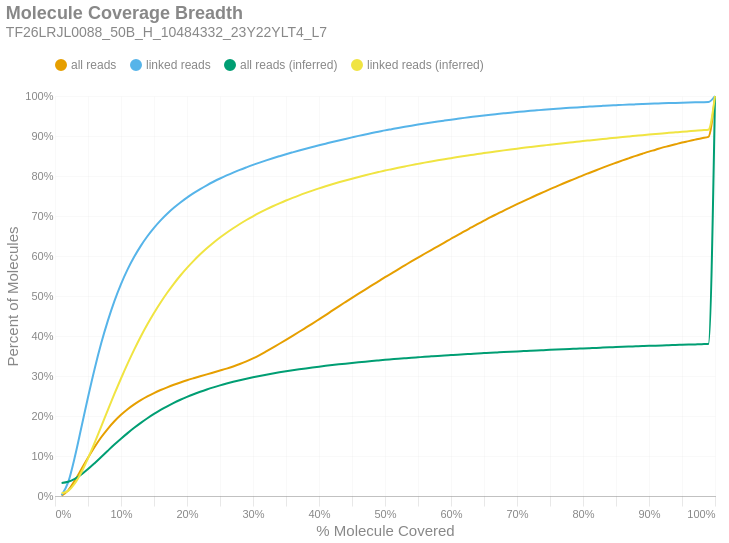

Notebook code for this chart:
### Markdown cell above
### Molecule Read Coverage
This chart shows molecule coverage breadth as computed by the number of bases aligned to that molecule. In other words, "*how much of each unique long molecule is actually sequenced/aligned?*" Keep in mind there is a distinction between sequences and alignments, since some sequences belonging to a particular molecule may not align well and wouldn't appear in the alignment data. This chart also shows molecule coverage breadth as computed by the *inferred fragment* from which the aligned sequences originate. Unlike read coverage, this calculation takes into account the total insert size, including unsequenced gaps between the forward and reverse reads. Like the previous figures, these are cumulative percents.

### Code cell
if SKIPLR:
    print_html(f"Skipped")
else:
    binned_df = consolidated_hist(valids['coverage_bp'], mask, 0.01, True)
    binned_df_inf = consolidated_hist(valids['coverage_inserts'], mask, 0.01, True)
    binned_df = binned_df.with_columns(pl.lit(binned_df_inf['all reads (cumsum)']).alias('all reads (inferred)'))
    binned_df = binned_df.with_columns(pl.lit(binned_df_inf['linked reads (cumsum)']).alias('linked reads (inferred)'))
    binned_df = binned_df.with_columns(
        (pl.col('bin').cast(pl.Float64) + 0.01).alias('right_edge')
    )

    with SafeRender(binned_df):
        (
            density_plot(binned_df, 'Molecule Coverage Breadth', samplename, 'molcov', ['all reads (inferred)','linked reads (inferred)'])
            .encode(
                #x=alt.X('bin:Q', title="% Molecule Covered").axis(format = '%').scale(padding=0),
                x=alt.X('right_edge:Q', title="% Molecule Covered").axis(format='%').scale(padding=0),
                y=alt.Y('value:Q', title='Percent of Molecules')
                    .axis(format='%')
                    .stack(False)
                    .scale(domainMin=0, padding=0),
                color=alt.Color("key:N").scale(domain = ["all reads", "linked reads", "all reads (inferred)", "linked reads (inferred)"]),
                tooltip = [
                    alt.Tooltip("key:N", title = "Data Type"),
                    alt.Tooltip("range_label:N", title="% Molecule Covered"),
                    alt.Tooltip("value:Q", format = ".2%", title="% Molecules")
                ]
            )
        ).display()

### Figure 1 — Vega-Lite specification as saved in the notebook (floating-point values rounded to 4 significant figures)
{"width": "container", "height": 400, "config": {"title": {"anchor": "start", "dy": -15, "fontSize": 18, "color": "#888888", "subtitleColor": "#888888", "subtitleFontSize": 14}, "arc": {"fill": "#0072B2"}, "axis": {"domainColor": "#888888", "domainWidth": 0.5, "gridWidth": 0.2, "grid": false, "titleFontWeight": 400, "titleFontSize": 15, "labelFontSize": 11, "labelColor": "#888888", "tickColor": "#888888", "tickWidth": 0.2, "titleColor": "#888888"}, "axisBand": {"grid": false}, "axisX": {"grid": true, "tickSize": 10, "domainCap": "round"}, "axisY": {"domain": false, "grid": true, "tickSize": 0, "domainCap": "round"}, "background": "transparent", "header": {"labelFontSize": 15, "labelColor": "#888888", "titleFontSize": 15, "titleFontWeight": 600, "titleColor": "#888888"}, "legend": {"labelFont": "sans-serif", "labelFontSize": 12, "labelColor": "#888888", "symbolSize": 100, "symbolType": "circle", "titleFontSize": 12, "titlePadding": 10, "titleColor": "#888888", "title": null, "orient": "top"}, "range": {"category": ["#E69F00", "#56B4E9", "#009E73", "#F0E442", "#0072B2", "#D55E00", "#CC79A7", "#000000"], "diverging": ["#cfe8f3", "#a2d4ec", "#73bfe2", "#46abdb", "#1696d2", "#12719e"]}, "area": {"fill": "#0072B2", "fillOpacity": 0.7, "line": true, "strokeOpacity": 0.7}, "line": {"color": "#0072B2", "stroke": "#0072B2", "strokeWidth": 2}, "trail": {"color": "#0072B2", "stroke": "#0072B2", "strokeWidth": 0, "size": 1}, "point": {"filled": true, "fillOpacity": 1.0, "size": 95}, "text": {"color": "#888888", "fontSize": 11, "align": "right", "fontWeight": 400, "size": 11}, "bar": {"fill": "#0072B2", "stroke": null}, "view": {"stroke": null, "continuousWidth": 660, "continuousHeight": 400}}, "data": {"name": "data-db78d2a52e9b734154b131627a3f8d5e"}, "mark": {"type": "line", "interpolate": "monotone", "point": {"opacity": 0, "size": 275}}, "encoding": {"color": {"field": "key", "scale": {"domain": ["all reads", "linked reads", "all reads (inferred)", "linked reads (inferred)"]}, "type": "nominal"}, "tooltip": [{"field": "key", "title": "Data Type", "type": "nominal"}, {"field": "range_label", "title": "% Molecule Covered", "type": "nominal"}, {"field": "value", "format": ".2%", "title": "% Molecules", "type": "quantitative"}], "x": {"axis": {"format": "%"}, "field": "right_edge", "scale": {"padding": 0}, "title": "% Molecule Covered", "type": "quantitative"}, "y": {"axis": {"format": "%"}, "field": "value", "scale": {"domainMin": 0, "padding": 0}, "stack": false, "title": "Percent of Molecules", "type": "quantitative"}}, "params": [{"name": "param_c36ac31b6afebe62", "select": {"type": "point", "fields": ["key"]}, "bind": "legend"}], "title": {"text": "Molecule Coverage Breadth", "subtitle": "TF26LRJL0088_50B_H_10484332_23Y22YLT4_L7"}, "transform": [{"fold": ["all reads (cumsum)", "linked reads (cumsum)", "all reads (inferred)", "linked reads (inferred)"]}, {"calculate": "replace(datum.key, ' (cumsum)', '')", "as": "key"}, {"filter": {"param": "param_c36ac31b6afebe62"}}], "usermeta": {"embedOptions": {"downloadFileName": "TF26LRJL0088_50B_H_10484332_23Y22YLT4_L7.molcov"}}, "$schema": "https://vega.github.io/schema/vega-lite/v6.4.1.json", "datasets": {"data-db78d2a52e9b734154b131627a3f8d5e": [{"bin": "0.0", "interval": "0.0-0.01", "all reads": 0.0009445, "linked reads": 0.001794, "all reads (cumsum)": 0.0009445, "linked reads (cumsum)": 0.001794, "range_label": "0.0-0.01", "all reads (inferred)": 0.03273, "linked reads (inferred)": 0.006664, "right_edge": 0.01}, {"bin": "0.01", "interval": "0.01-0.02", "all reads": 0.01324, "linked reads": 0.03279, "all reads (cumsum)": 0.01418, "linked reads (cumsum)": 0.03458, "range_label": "0.01-0.02", "all reads (inferred)": 0.03553, "linked reads (inferred)": 0.01281, "right_edge": 0.02}, {"bin": "0.02", "interval": "0.02-0.03", "all reads": 0.02441, "linked reads": 0.06276, "all reads (cumsum)": 0.0386, "linked reads (cumsum)": 0.09735, "range_label": "0.02-0.03", "all reads (inferred)": 0.04288, "linked reads (inferred)": 0.03115, "right_edge": 0.03}, {"bin": "0.03", "interval": "0.03-0.04", "all reads": 0.02846, "linked reads": 0.07442, "all reads (cumsum)": 0.06706, "linked reads (cumsum)": 0.1718, "range_label": "0.03-0.04", "all reads (inferred)": 0.05382, "linked reads (inferred)": 0.05923, "right_edge": 0.04}, {"bin": "0.04", "interval": "0.04-0.05", "all reads": 0.0286, "linked reads": 0.07514, "all reads (cumsum)": 0.09566, "linked reads (cumsum)": 0.2469, "range_label": "0.04-0.05", "all reads (inferred)": 0.0673, "linked reads (inferred)": 0.09415, "right_edge": 0.05}, {"bin": "0.05", "interval": "0.05-0.06", "all reads": 0.02691, "linked reads": 0.07087, "all reads (cumsum)": 0.1226, "linked reads (cumsum)": 0.3178, "range_label": "0.05-0.06", "all reads (inferred)": 0.08212, "linked reads (inferred)": 0.1329, "right_edge": 0.06}, {"bin": "0.06", "interval": "0.06-0.07", "all reads": 0.02426, "linked reads": 0.06397, "all reads (cumsum)": 0.1468, "linked reads (cumsum)": 0.3817, "range_label": "0.06-0.07", "all reads (inferred)": 0.09754, "linked reads (inferred)": 0.1735, "right_edge": 0.07}, {"bin": "0.07", "interval": "0.07-0.08", "all reads": 0.02125, "linked reads": 0.05603, "all reads (cumsum)": 0.1681, "linked reads (cumsum)": 0.4378, "range_label": "0.07-0.08", "all reads (inferred)": 0.1131, "linked reads (inferred)": 0.2146, "right_edge": 0.08}, {"bin": "0.08", "interval": "0.08-0.09", "all reads": 0.01874, "linked reads": 0.04942, "all reads (cumsum)": 0.1868, "linked reads (cumsum)": 0.4872, "range_label": "0.08-0.09", "all reads (inferred)": 0.1285, "linked reads (inferred)": 0.2551, "right_edge": 0.09}, {"bin": "0.09", "interval": "0.09-0.1", "all reads": 0.01618, "linked reads": 0.04254, "all reads (cumsum)": 0.203, "linked reads (cumsum)": 0.5297, "range_label": "0.09-0.1", "all reads (inferred)": 0.1432, "linked reads (inferred)": 0.2937, "right_edge": 0.1}, {"bin": "0.1", "interval": "0.1-0.11", "all reads": 0.014, "linked reads": 0.03671, "all reads (cumsum)": 0.217, "linked reads (cumsum)": 0.5664, "range_label": "0.1-0.11", "all reads (inferred)": 0.1572, "linked reads (inferred)": 0.3309, "right_edge": 0.11}, {"bin": "0.11", "interval": "0.11-0.12", "all reads": 0.01208, "linked reads": 0.03156, "all reads (cumsum)": 0.2291, "linked reads (cumsum)": 0.598, "range_label": "0.11-0.12", "all reads (inferred)": 0.1705, "linked reads (inferred)": 0.3659, "right_edge": 0.12}, {"bin": "0.12", "interval": "0.12-0.13", "all reads": 0.01057, "linked reads": 0.02737, "all reads (cumsum)": 0.2396, "linked reads (cumsum)": 0.6254, "range_label": "0.12-0.13", "all reads (inferred)": 0.1829, "linked reads (inferred)": 0.3988, "right_edge": 0.13}, {"bin": "0.13", "interval": "0.13-0.14", "all reads": 0.009392, "linked reads": 0.02399, "all reads (cumsum)": 0.249, "linked reads (cumsum)": 0.6494, "range_label": "0.13-0.14", "all reads (inferred)": 0.1945, "linked reads (inferred)": 0.4293, "right_edge": 0.14}, {"bin": "0.14", "interval": "0.14-0.15", "all reads": 0.00836, "linked reads": 0.02104, "all reads (cumsum)": 0.2574, "linked reads (cumsum)": 0.6704, "range_label": "0.14-0.15", "all reads (inferred)": 0.2052, "linked reads (inferred)": 0.4575, "right_edge": 0.15}, {"bin": "0.15", "interval": "0.15-0.16", "all reads": 0.00755, "linked reads": 0.01869, "all reads (cumsum)": 0.2649, "linked reads (cumsum)": 0.6891, "range_label": "0.15-0.16", "all reads (inferred)": 0.2151, "linked reads (inferred)": 0.4839, "right_edge": 0.16}, {"bin": "0.16", "interval": "0.16-0.17", "all reads": 0.006787, "linked reads": 0.01652, "all reads (cumsum)": 0.2717, "linked reads (cumsum)": 0.7056, "range_label": "0.16-0.17", "all reads (inferred)": 0.2243, "linked reads (inferred)": 0.5082, "right_edge": 0.17}, {"bin": "0.17", "interval": "0.17-0.18", "all reads": 0.006286, "linked reads": 0.01489, "all reads (cumsum)": 0.278, "linked reads (cumsum)": 0.7205, "range_label": "0.17-0.18", "all reads (inferred)": 0.2328, "linked reads (inferred)": 0.5306, "right_edge": 0.18}, {"bin": "0.18", "interval": "0.18-0.19", "all reads": 0.005816, "linked reads": 0.01338, "all reads (cumsum)": 0.2838, "linked reads (cumsum)": 0.7339, "range_label": "0.18-0.19", "all reads (inferred)": 0.2406, "linked reads (inferred)": 0.5512, "right_edge": 0.19}, {"bin": "0.19", "interval": "0.19-0.2", "all reads": 0.005478, "linked reads": 0.01221, "all reads (cumsum)": 0.2893, "linked reads (cumsum)": 0.7461, "range_label": "0.19-0.2", "all reads (inferred)": 0.2478, "linked reads (inferred)": 0.5702, "right_edge": 0.2}, {"bin": "0.2", "interval": "0.2-0.21", "all reads": 0.005087, "linked reads": 0.01105, "all reads (cumsum)": 0.2944, "linked reads (cumsum)": 0.7571, "range_label": "0.2-0.21", "all reads (inferred)": 0.2545, "linked reads (inferred)": 0.5879, "right_edge": 0.21}, {"bin": "0.21", "interval": "0.21-0.22", "all reads": 0.004919, "linked reads": 0.01025, "all reads (cumsum)": 0.2993, "linked reads (cumsum)": 0.7674, "range_label": "0.21-0.22", "all reads (inferred)": 0.2607, "linked reads (inferred)": 0.6042, "right_edge": 0.22}, {"bin": "0.22", "interval": "0.22-0.23", "all reads": 0.00483, "linked reads": 0.009485, "all reads (cumsum)": 0.3041, "linked reads (cumsum)": 0.7769, "range_label": "0.22-0.23", "all reads (inferred)": 0.2664, "linked reads (inferred)": 0.6192, "right_edge": 0.23}, {"bin": "0.23", "interval": "0.23-0.24", "all reads": 0.004765, "linked reads": 0.008751, "all reads (cumsum)": 0.3089, "linked reads (cumsum)": 0.7856, "range_label": "0.23-0.24", "all reads (inferred)": 0.2716, "linked reads (inferred)": 0.6331, "right_edge": 0.24}, {"bin": "0.24", "interval": "0.24-0.25", "all reads": 0.004753, "linked reads": 0.00816, "all reads (cumsum)": 0.3137, "linked reads (cumsum)": 0.7938, "range_label": "0.24-0.25", "all reads (inferred)": 0.2766, "linked reads (inferred)": 0.6461, "right_edge": 0.25}, {"bin": "0.25", "interval": "0.25-0.26", "all reads": 0.004838, "linked reads": 0.007573, "all reads (cumsum)": 0.3185, "linked reads (cumsum)": 0.8014, "range_label": "0.25-0.26", "all reads (inferred)": 0.2811, "linked reads (inferred)": 0.6582, "right_edge": 0.26}, {"bin": "0.26", "interval": "0.26-0.27", "all reads": 0.005348, "linked reads": 0.007177, "all reads (cumsum)": 0.3238, "linked reads (cumsum)": 0.8085, "range_label": "0.26-0.27", "all reads (inferred)": 0.2854, "linked reads (inferred)": 0.6694, "right_edge": 0.27}, {"bin": "0.27", "interval": "0.27-0.28", "all reads": 0.006069, "linked reads": 0.006801, "all reads (cumsum)": 0.3299, "linked reads (cumsum)": 0.8153, "range_label": "0.27-0.28", "all reads (inferred)": 0.2895, "linked reads (inferred)": 0.6801, "right_edge": 0.28}, {"bin": "0.28", "interval": "0.28-0.29", "all reads": 0.006702, "linked reads": 0.006341, "all reads (cumsum)": 0.3366, "linked reads (cumsum)": 0.8217, "range_label": "0.28-0.29", "all reads (inferred)": 0.2932, "linked reads (inferred)": 0.69, "right_edge": 0.29}, {"bin": "0.29", "interval": "0.29-0.3", "all reads": 0.007488, "linked reads": 0.006133, "all reads (cumsum)": 0.3441, "linked reads (cumsum)": 0.8278, "range_label": "0.29-0.3", "all reads (inferred)": 0.2968, "linked reads (inferred)": 0.6994, "right_edge": 0.3}, {"bin": "0.3", "interval": "0.3-0.31", "all reads": 0.008301, "linked reads": 0.005757, "all reads (cumsum)": 0.3524, "linked reads (cumsum)": 0.8336, "range_label": "0.3-0.31", "all reads (inferred)": 0.3002, "linked reads (inferred)": 0.7082, "right_edge": 0.31}, {"bin": "0.31", "interval": "0.31-0.32", "all reads": 0.009201, "linked reads": 0.005555, "all reads (cumsum)": 0.3616, "linked reads (cumsum)": 0.8391, "range_label": "0.31-0.32", "all reads (inferred)": 0.3033, "linked reads (inferred)": 0.7165, "right_edge": 0.32}, {"bin": "0.32", "interval": "0.32-0.33", "all reads": 0.00949, "linked reads": 0.005278, "all reads (cumsum)": 0.3711, "linked reads (cumsum)": 0.8444, "range_label": "0.32-0.33", "all reads (inferred)": 0.3063, "linked reads (inferred)": 0.7243, "right_edge": 0.33}, {"bin": "0.33", "interval": "0.33-0.34", "all reads": 0.00954, "linked reads": 0.005068, "all reads (cumsum)": 0.3806, "linked reads (cumsum)": 0.8495, "range_label": "0.33-0.34", "all reads (inferred)": 0.3091, "linked reads (inferred)": 0.7317, "right_edge": 0.34}, {"bin": "0.34", "interval": "0.34-0.35", "all reads": 0.009841, "linked reads": 0.004973, "all reads (cumsum)": 0.3905, "linked reads (cumsum)": 0.8544, "range_label": "0.34-0.35", "all reads (inferred)": 0.3118, "linked reads (inferred)": 0.7387, "right_edge": 0.35}, {"bin": "0.35", "interval": "0.35-0.36", "all reads": 0.01002, "linked reads": 0.004717, "all reads (cumsum)": 0.4005, "linked reads (cumsum)": 0.8592, "range_label": "0.35-0.36", "all reads (inferred)": 0.3143, "linked reads (inferred)": 0.7453, "right_edge": 0.36}, {"bin": "0.36", "interval": "0.36-0.37", "all reads": 0.0101, "linked reads": 0.004617, "all reads (cumsum)": 0.4106, "linked reads (cumsum)": 0.8638, "range_label": "0.36-0.37", "all reads (inferred)": 0.3167, "linked reads (inferred)": 0.7517, "right_edge": 0.37}, {"bin": "0.37", "interval": "0.37-0.38", "all reads": 0.0102, "linked reads": 0.00447, "all reads (cumsum)": 0.4208, "linked reads (cumsum)": 0.8682, "range_label": "0.37-0.38", "all reads (inferred)": 0.319, "linked reads (inferred)": 0.7578, "right_edge": 0.38}, {"bin": "0.38", "interval": "0.38-0.39", "all reads": 0.01023, "linked reads": 0.004293, "all reads (cumsum)": 0.431, "linked reads (cumsum)": 0.8725, "range_label": "0.38-0.39", "all reads (inferred)": 0.3212, "linked reads (inferred)": 0.7635, "right_edge": 0.39}, {"bin": "0.39", "interval": "0.39-0.4", "all reads": 0.01059, "linked reads": 0.004273, "all reads (cumsum)": 0.4416, "linked reads (cumsum)": 0.8768, "range_label": "0.39-0.4", "all reads (inferred)": 0.3234, "linked reads (inferred)": 0.7691, "right_edge": 0.4}, {"bin": "0.4", "interval": "0.4-0.41", "all reads": 0.01064, "linked reads": 0.004052, "all reads (cumsum)": 0.4523, "linked reads (cumsum)": 0.8809, "range_label": "0.4-0.41", "all reads (inferred)": 0.3253, "linked reads (inferred)": 0.7743, "right_edge": 0.41}, {"bin": "0.41", "interval": "0.41-0.42", "all reads": 0.01108, "linked reads": 0.004062, "all reads (cumsum)": 0.4633, "linked reads (cumsum)": 0.8849, "range_label": "0.41-0.42", "all reads (inferred)": 0.3273, "linked reads (inferred)": 0.7793, "right_edge": 0.42}, {"bin": "0.42", "interval": "0.42-0.43", "all reads": 0.0109, "linked reads": 0.00395, "all reads (cumsum)": 0.4742, "linked reads (cumsum)": 0.8889, "range_label": "0.42-0.43", "all reads (inferred)": 0.3291, "linked reads (inferred)": 0.7842, "right_edge": 0.43}, {"bin": "0.43", "interval": "0.43-0.44", "all reads": 0.01066, "linked reads": 0.003843, "all reads (cumsum)": 0.4849, "linked reads (cumsum)": 0.8927, "range_label": "0.43-0.44", "all reads (inferred)": 0.3309, "linked reads (inferred)": 0.7888, "right_edge": 0.44}, {"bin": "0.44", "interval": "0.44-0.45", "all reads": 0.01058, "linked reads": 0.003814, "all reads (cumsum)": 0.4955, "linked reads (cumsum)": 0.8965, "range_label": "0.44-0.45", "all reads (inferred)": 0.3326, "linked reads (inferred)": 0.7933, "right_edge": 0.45}, {"bin": "0.45", "interval": "0.45-0.46", "all reads": 0.0104, "linked reads": 0.003753, "all reads (cumsum)": 0.5059, "linked reads (cumsum)": 0.9003, "range_label": "0.45-0.46", "all reads (inferred)": 0.3343, "linked reads (inferred)": 0.7977, "right_edge": 0.46}, {"bin": "0.46", "interval": "0.46-0.47", "all reads": 0.01024, "linked reads": 0.003486, "all reads (cumsum)": 0.5161, "linked reads (cumsum)": 0.9038, "range_label": "0.46-0.47", "all reads (inferred)": 0.3359, "linked reads (inferred)": 0.8019, "right_edge": 0.47}, {"bin": "0.47", "interval": "0.47-0.48", "all reads": 0.0104, "linked reads": 0.003502, "all reads (cumsum)": 0.5265, "linked reads (cumsum)": 0.9073, "range_label": "0.47-0.48", "all reads (inferred)": 0.3374, "linked reads (inferred)": 0.8059, "right_edge": 0.48}, {"bin": "0.48", "interval": "0.48-0.49", "all reads": 0.009883, "linked reads": 0.003359, "all reads (cumsum)": 0.5364, "linked reads (cumsum)": 0.9106, "range_label": "0.48-0.49", "all reads (inferred)": 0.3389, "linked reads (inferred)": 0.8098, "right_edge": 0.49}, {"bin": "0.49", "interval": "0.49-0.5", "all reads": 0.01092, "linked reads": 0.003439, "all reads (cumsum)": 0.5473, "linked reads (cumsum)": 0.9141, "range_label": "0.49-0.5", "all reads (inferred)": 0.3404, "linked reads (inferred)": 0.8136, "right_edge": 0.5}, {"bin": "0.5", "interval": "0.5-0.51", "all reads": 0.009304, "linked reads": 0.00304, "all reads (cumsum)": 0.5566, "linked reads (cumsum)": 0.9171, "range_label": "0.5-0.51", "all reads (inferred)": 0.3417, "linked reads (inferred)": 0.8171, "right_edge": 0.51}, {"bin": "0.51", "interval": "0.51-0.52", "all reads": 0.01017, "linked reads": 0.003025, "all reads (cumsum)": 0.5668, "linked reads (cumsum)": 0.9201, "range_label": "0.51-0.52", "all reads (inferred)": 0.3431, "linked reads (inferred)": 0.8206, "right_edge": 0.52}, {"bin": "0.52", "interval": "0.52-0.53", "all reads": 0.009812, "linked reads": 0.002888, "all reads (cumsum)": 0.5766, "linked reads (cumsum)": 0.923, "range_label": "0.52-0.53", "all reads (inferred)": 0.3443, "linked reads (inferred)": 0.8239, "right_edge": 0.53}, {"bin": "0.53", "interval": "0.53-0.54", "all reads": 0.009823, "linked reads": 0.002774, "all reads (cumsum)": 0.5864, "linked reads (cumsum)": 0.9258, "range_label": "0.53-0.54", "all reads (inferred)": 0.3456, "linked reads (inferred)": 0.8272, "right_edge": 0.54}, {"bin": "0.54", "interval": "0.54-0.55", "all reads": 0.009484, "linked reads": 0.002703, "all reads (cumsum)": 0.5959, "linked reads (cumsum)": 0.9285, "range_label": "0.54-0.55", "all reads (inferred)": 0.3468, "linked reads (inferred)": 0.8303, "right_edge": 0.55}, {"bin": "0.55", "interval": "0.55-0.56", "all reads": 0.009722, "linked reads": 0.00262, "all reads (cumsum)": 0.6056, "linked reads (cumsum)": 0.9311, "range_label": "0.55-0.56", "all reads (inferred)": 0.348, "linked reads (inferred)": 0.8334, "right_edge": 0.56}, {"bin": "0.56", "interval": "0.56-0.57", "all reads": 0.009366, "linked reads": 0.002602, "all reads (cumsum)": 0.615, "linked reads (cumsum)": 0.9337, "range_label": "0.56-0.57", "all reads (inferred)": 0.3491, "linked reads (inferred)": 0.8363, "right_edge": 0.57}, {"bin": "0.57", "interval": "0.57-0.58", "all reads": 0.009234, "linked reads": 0.002507, "all reads (cumsum)": 0.6242, "linked reads (cumsum)": 0.9362, "range_label": "0.57-0.58", "all reads (inferred)": 0.3502, "linked reads (inferred)": 0.8392, "right_edge": 0.58}, {"bin": "0.58", "interval": "0.58-0.59", "all reads": 0.009368, "linked reads": 0.00237, "all reads (cumsum)": 0.6336, "linked reads (cumsum)": 0.9386, "range_label": "0.58-0.59", "all reads (inferred)": 0.3513, "linked reads (inferred)": 0.8419, "right_edge": 0.59}, {"bin": "0.59", "interval": "0.59-0.6", "all reads": 0.009555, "linked reads": 0.002315, "all reads (cumsum)": 0.6431, "linked reads (cumsum)": 0.9409, "range_label": "0.59-0.6", "all reads (inferred)": 0.3523, "linked reads (inferred)": 0.8447, "right_edge": 0.6}, {"bin": "0.6", "interval": "0.6-0.61", "all reads": 0.009109, "linked reads": 0.002218, "all reads (cumsum)": 0.6522, "linked reads (cumsum)": 0.9431, "range_label": "0.6-0.61", "all reads (inferred)": 0.3534, "linked reads (inferred)": 0.8474, "right_edge": 0.61}, {"bin": "0.61", "interval": "0.61-0.62", "all reads": 0.009434, "linked reads": 0.002192, "all reads (cumsum)": 0.6617, "linked reads (cumsum)": 0.9453, "range_label": "0.61-0.62", "all reads (inferred)": 0.3543, "linked reads (inferred)": 0.8499, "right_edge": 0.62}, {"bin": "0.62", "interval": "0.62-0.63", "all reads": 0.009039, "linked reads": 0.002049, "all reads (cumsum)": 0.6707, "linked reads (cumsum)": 0.9474, "range_label": "0.62-0.63", "all reads (inferred)": 0.3553, "linked reads (inferred)": 0.8524, "right_edge": 0.63}, {"bin": "0.63", "interval": "0.63-0.64", "all reads": 0.008938, "linked reads": 0.002029, "all reads (cumsum)": 0.6796, "linked reads (cumsum)": 0.9494, "range_label": "0.63-0.64", "all reads (inferred)": 0.3563, "linked reads (inferred)": 0.8549, "right_edge": 0.64}, {"bin": "0.64", "interval": "0.64-0.65", "all reads": 0.008599, "linked reads": 0.0019, "all reads (cumsum)": 0.6882, "linked reads (cumsum)": 0.9513, "range_label": "0.64-0.65", "all reads (inferred)": 0.3572, "linked reads (inferred)": 0.8572, "right_edge": 0.65}, {"bin": "0.65", "interval": "0.65-0.66", "all reads": 0.008805, "linked reads": 0.0019, "all reads (cumsum)": 0.697, "linked reads (cumsum)": 0.9532, "range_label": "0.65-0.66", "all reads (inferred)": 0.3581, "linked reads (inferred)": 0.8596, "right_edge": 0.66}, {"bin": "0.66", "interval": "0.66-0.67", "all reads": 0.008303, "linked reads": 0.001721, "all reads (cumsum)": 0.7054, "linked reads (cumsum)": 0.9549, "range_label": "0.66-0.67", "all reads (inferred)": 0.359, "linked reads (inferred)": 0.8618, "right_edge": 0.67}, {"bin": "0.67", "interval": "0.67-0.68", "all reads": 0.008325, "linked reads": 0.001679, "all reads (cumsum)": 0.7137, "linked reads (cumsum)": 0.9566, "range_label": "0.67-0.68", "all reads (inferred)": 0.3599, "linked reads (inferred)": 0.8641, "right_edge": 0.68}, {"bin": "0.68", "interval": "0.68-0.69", "all reads": 0.007972, "linked reads": 0.001654, "all reads (cumsum)": 0.7216, "linked reads (cumsum)": 0.9583, "range_label": "0.68-0.69", "all reads (inferred)": 0.3607, "linked reads (inferred)": 0.8662, "right_edge": 0.69}, {"bin": "0.69", "interval": "0.69-0.7", "all reads": 0.007954, "linked reads": 0.001561, "all reads (cumsum)": 0.7296, "linked reads (cumsum)": 0.9598, "range_label": "0.69-0.7", "all reads (inferred)": 0.3615, "linked reads (inferred)": 0.8683, "right_edge": 0.7}, {"bin": "0.7", "interval": "0.7-0.71", "all reads": 0.007648, "linked reads": 0.001564, "all reads (cumsum)": 0.7372, "linked reads (cumsum)": 0.9614, "range_label": "0.7-0.71", "all reads (inferred)": 0.3623, "linked reads (inferred)": 0.8704, "right_edge": 0.71}, {"bin": "0.71", "interval": "0.71-0.72", "all reads": 0.007579, "linked reads": 0.001498, "all reads (cumsum)": 0.7448, "linked reads (cumsum)": 0.9629, "range_label": "0.71-0.72", "all reads (inferred)": 0.3631, "linked reads (inferred)": 0.8724, "right_edge": 0.72}, {"bin": "0.72", "interval": "0.72-0.73", "all reads": 0.007605, "linked reads": 0.001366, "all reads (cumsum)": 0.7524, "linked reads (cumsum)": 0.9642, "range_label": "0.72-0.73", "all reads (inferred)": 0.3639, "linked reads (inferred)": 0.8744, "right_edge": 0.73}, {"bin": "0.73", "interval": "0.73-0.74", "all reads": 0.007268, "linked reads": 0.001367, "all reads (cumsum)": 0.7597, "linked reads (cumsum)": 0.9656, "range_label": "0.73-0.74", "all reads (inferred)": 0.3646, "linked reads (inferred)": 0.8763, "right_edge": 0.74}, {"bin": "0.74", "interval": "0.74-0.75", "all reads": 0.007516, "linked reads": 0.001315, "all reads (cumsum)": 0.7672, "linked reads (cumsum)": 0.9669, "range_label": "0.74-0.75", "all reads (inferred)": 0.3654, "linked reads (inferred)": 0.8782, "right_edge": 0.75}, {"bin": "0.75", "interval": "0.75-0.76", "all reads": 0.006947, "linked reads": 0.001215, "all reads (cumsum)": 0.7742, "linked reads (cumsum)": 0.9681, "range_label": "0.75-0.76", "all reads (inferred)": 0.3661, "linked reads (inferred)": 0.8801, "right_edge": 0.76}, {"bin": "0.76", "interval": "0.76-0.77", "all reads": 0.007007, "linked reads": 0.001118, "all reads (cumsum)": 0.7812, "linked reads (cumsum)": 0.9693, "range_label": "0.76-0.77", "all reads (inferred)": 0.3668, "linked reads (inferred)": 0.8819, "right_edge": 0.77}, {"bin": "0.77", "interval": "0.77-0.78", "all reads": 0.006858, "linked reads": 0.001145, "all reads (cumsum)": 0.788, "linked reads (cumsum)": 0.9704, "range_label": "0.77-0.78", "all reads (inferred)": 0.3676, "linked reads (inferred)": 0.8837, "right_edge": 0.78}, {"bin": "0.78", "interval": "0.78-0.79", "all reads": 0.006744, "linked reads": 0.001074, "all reads (cumsum)": 0.7948, "linked reads (cumsum)": 0.9715, "range_label": "0.78-0.79", "all reads (inferred)": 0.3682, "linked reads (inferred)": 0.8855, "right_edge": 0.79}, {"bin": "0.79", "interval": "0.79-0.8", "all reads": 0.006955, "linked reads": 0.00103, "all reads (cumsum)": 0.8017, "linked reads (cumsum)": 0.9725, "range_label": "0.79-0.8", "all reads (inferred)": 0.3689, "linked reads (inferred)": 0.8873, "right_edge": 0.8}, {"bin": "0.8", "interval": "0.8-0.81", "all reads": 0.006359, "linked reads": 0.0009467, "all reads (cumsum)": 0.8081, "linked reads (cumsum)": 0.9735, "range_label": "0.8-0.81", "all reads (inferred)": 0.3696, "linked reads (inferred)": 0.889, "right_edge": 0.81}, {"bin": "0.81", "interval": "0.81-0.82", "all reads": 0.00641, "linked reads": 0.0009684, "all reads (cumsum)": 0.8145, "linked reads (cumsum)": 0.9744, "range_label": "0.81-0.82", "all reads (inferred)": 0.3703, "linked reads (inferred)": 0.8907, "right_edge": 0.82}, {"bin": "0.82", "interval": "0.82-0.83", "all reads": 0.006515, "linked reads": 0.0009197, "all reads (cumsum)": 0.821, "linked reads (cumsum)": 0.9753, "range_label": "0.82-0.83", "all reads (inferred)": 0.371, "linked reads (inferred)": 0.8924, "right_edge": 0.83}, {"bin": "0.83", "interval": "0.83-0.84", "all reads": 0.006205, "linked reads": 0.0008976, "all reads (cumsum)": 0.8272, "linked reads (cumsum)": 0.9762, "range_label": "0.83-0.84", "all reads (inferred)": 0.3716, "linked reads (inferred)": 0.8941, "right_edge": 0.84}, {"bin": "0.84", "interval": "0.84-0.85", "all reads": 0.005932, "linked reads": 0.0007793, "all reads (cumsum)": 0.8331, "linked reads (cumsum)": 0.977, "range_label": "0.84-0.85", "all reads (inferred)": 0.3723, "linked reads (inferred)": 0.8958, "right_edge": 0.85}, {"bin": "0.85", "interval": "0.85-0.86", "all reads": 0.005881, "linked reads": 0.0007937, "all reads (cumsum)": 0.839, "linked reads (cumsum)": 0.9778, "range_label": "0.85-0.86", "all reads (inferred)": 0.3729, "linked reads (inferred)": 0.8974, "right_edge": 0.86}, {"bin": "0.86", "interval": "0.86-0.87", "all reads": 0.005658, "linked reads": 0.0007339, "all reads (cumsum)": 0.8447, "linked reads (cumsum)": 0.9785, "range_label": "0.86-0.87", "all reads (inferred)": 0.3735, "linked reads (inferred)": 0.899, "right_edge": 0.87}, {"bin": "0.87", "interval": "0.87-0.88", "all reads": 0.005693, "linked reads": 0.0006864, "all reads (cumsum)": 0.8504, "linked reads (cumsum)": 0.9792, "range_label": "0.87-0.88", "all reads (inferred)": 0.3741, "linked reads (inferred)": 0.9005, "right_edge": 0.88}, {"bin": "0.88", "interval": "0.88-0.89", "all reads": 0.00531, "linked reads": 0.0006709, "all reads (cumsum)": 0.8557, "linked reads (cumsum)": 0.9799, "range_label": "0.88-0.89", "all reads (inferred)": 0.3747, "linked reads (inferred)": 0.9021, "right_edge": 0.89}, {"bin": "0.89", "interval": "0.89-0.9", "all reads": 0.00525, "linked reads": 0.0006365, "all reads (cumsum)": 0.8609, "linked reads (cumsum)": 0.9805, "range_label": "0.89-0.9", "all reads (inferred)": 0.3753, "linked reads (inferred)": 0.9036, "right_edge": 0.9}, {"bin": "0.9", "interval": "0.9-0.91", "all reads": 0.004753, "linked reads": 0.0005861, "all reads (cumsum)": 0.8657, "linked reads (cumsum)": 0.9811, "range_label": "0.9-0.91", "all reads (inferred)": 0.3759, "linked reads (inferred)": 0.9051, "right_edge": 0.91}, {"bin": "0.91", "interval": "0.91-0.92", "all reads": 0.005208, "linked reads": 0.0005935, "all reads (cumsum)": 0.8709, "linked reads (cumsum)": 0.9817, "range_label": "0.91-0.92", "all reads (inferred)": 0.3765, "linked reads (inferred)": 0.9065, "right_edge": 0.92}, {"bin": "0.92", "interval": "0.92-0.93", "all reads": 0.004119, "linked reads": 0.0005468, "all reads (cumsum)": 0.875, "linked reads (cumsum)": 0.9823, "range_label": "0.92-0.93", "all reads (inferred)": 0.377, "linked reads (inferred)": 0.9078, "right_edge": 0.93}, {"bin": "0.93", "interval": "0.93-0.94", "all reads": 0.004298, "linked reads": 0.0005014, "all reads (cumsum)": 0.8793, "linked reads (cumsum)": 0.9828, "range_label": "0.93-0.94", "all reads (inferred)": 0.3775, "linked reads (inferred)": 0.9092, "right_edge": 0.94}, {"bin": "0.94", "interval": "0.94-0.95", "all reads": 0.00439, "linked reads": 0.0004732, "all reads (cumsum)": 0.8837, "linked reads (cumsum)": 0.9832, "range_label": "0.94-0.95", "all reads (inferred)": 0.378, "linked reads (inferred)": 0.9105, "right_edge": 0.95}, {"bin": "0.95", "interval": "0.95-0.96", "all reads": 0.003518, "linked reads": 0.0004531, "all reads (cumsum)": 0.8872, "linked reads (cumsum)": 0.9837, "range_label": "0.95-0.96", "all reads (inferred)": 0.3785, "linked reads (inferred)": 0.9118, "right_edge": 0.96}, {"bin": "0.96", "interval": "0.96-0.97", "all reads": 0.003726, "linked reads": 0.0004253, "all reads (cumsum)": 0.891, "linked reads (cumsum)": 0.9841, "range_label": "0.96-0.97", "all reads (inferred)": 0.379, "linked reads (inferred)": 0.9131, "right_edge": 0.97}, {"bin": "0.97", "interval": "0.97-0.98", "all reads": 0.003636, "linked reads": 0.0003864, "all reads (cumsum)": 0.8946, "linked reads (cumsum)": 0.9845, "range_label": "0.97-0.98", "all reads (inferred)": 0.3796, "linked reads (inferred)": 0.9144, "right_edge": 0.98}, {"bin": "0.98", "interval": "0.98-0.99", "all reads": 0.003267, "linked reads": 0.0003852, "all reads (cumsum)": 0.8979, "linked reads (cumsum)": 0.9849, "range_label": "0.98-0.99", "all reads (inferred)": 0.3801, "linked reads (inferred)": 0.9157, "right_edge": 0.99}, {"bin": "0.99", "interval": "0.99-1.0", "all reads": 0.1021, "linked reads": 0.01511, "all reads (cumsum)": 1.0, "linked reads (cumsum)": 1.0, "range_label": "0.99-1.0", "all reads (inferred)": 1.0, "linked reads (inferred)": 1.0, "right_edge": 1.0}]}}
